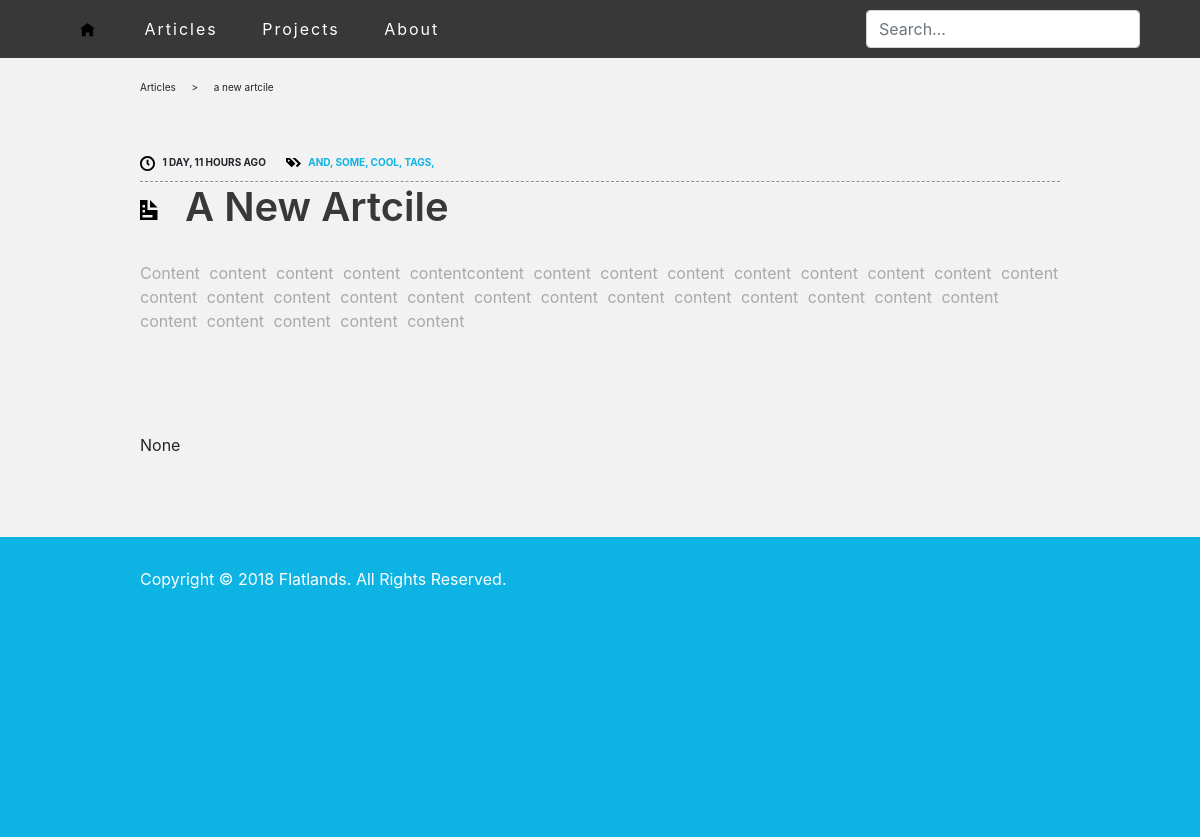
The app's page /articles/1/, older data.
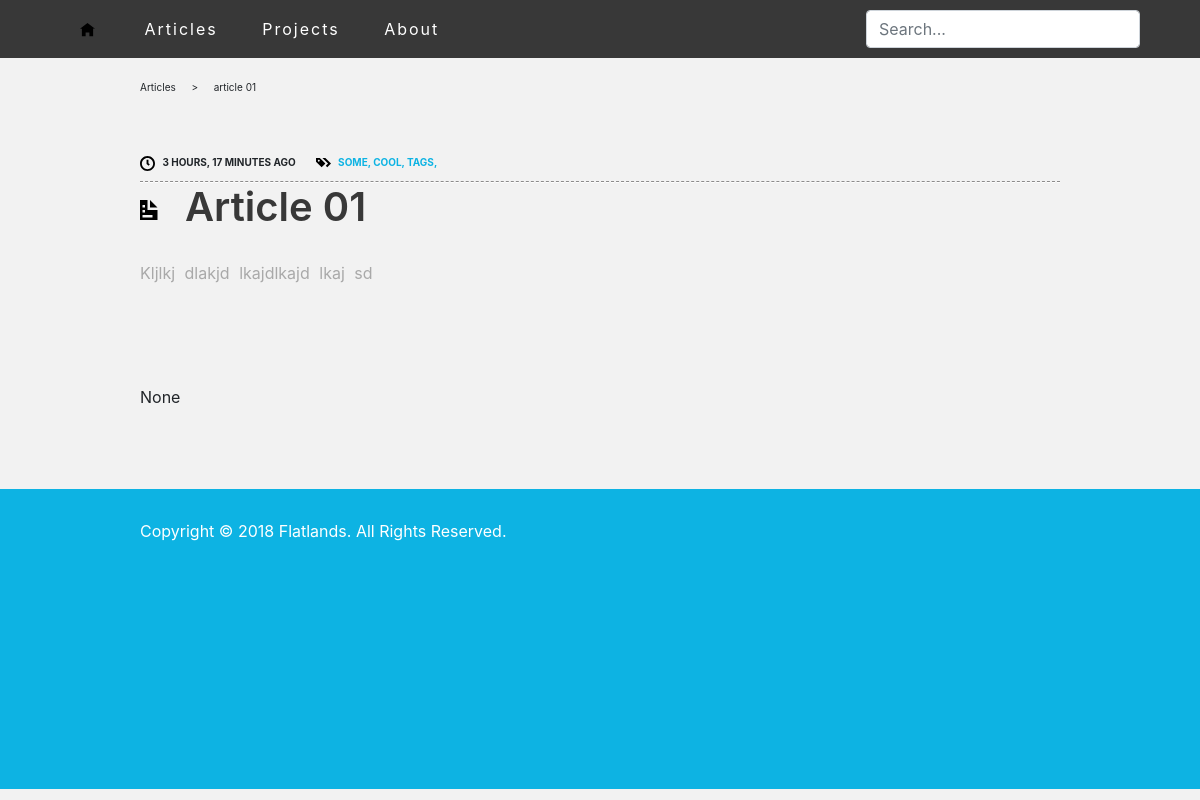
The same page, newer data.
### blog/models.py (models this page shows, shortened)
class Article(models.Model):
    name = models.CharField(max_length=200)
    content = models.CharField(max_length=5000)
    pub_date = models.DateTimeField('date published')
    tags = models.CharField(max_length=200)
    project = models.ForeignKey(Project, on_delete=models.CASCADE, null=True, blank=True)
    def tag_list(self):
        return str(self.tags).split(' ')

### blog/views.py (the view)
# urls.py: path('articles/<int:post_id>/', views.article, name='article'),
def article(request, post_id):
    post = get_object_or_404(Article, pk=post_id)
    return render(request, 'blog/post.html', {'post': post})

### blog/templates/blog/post.html
{% extends "blog/base.html" %}
{% load static %}
{% block content %}
<div id="breadcrumbs">
    Articles &emsp; > &emsp; {{post.name}}
</div>
<div class="bloglistpost">
        <div class="blogpostheader">
            <div class="bloglistpostdate">
                <img class="iconic-svg" src="{% static 'blog/svg/clock.svg' %}" alt="clock icon">
                {{post.pub_date|timesince|upper}} AGO
            </div>
            <div class="bloglistposttags">
                    <img class="iconic-svg" src="{% static 'blog/svg/tags.svg' %}" alt="tags icon">
                {% for tag in post.tag_list %}
                    <a href="">{{tag|upper}}, </a>
                {% endfor %}
            </div>
        </div>
        <div class="bloglistpostname display-4">
                <hr style="margin:0px;margin-top:5px;border-top: 1px dashed #8c8b8b;border-bottom: 1px dashed #fff;">
                <img class="iconic-svg-header" src="{% static 'blog/svg/document.svg' %}" alt="tags icon">&ensp;{{ post.name|title }}
        </div>
        <div class="bloglistpostcontent">
                {{ post.content|capfirst}}
            </div>
    </div>
    {{post.project}}
{% endblock %}

Row changes from the older to the newer data that the page shows:
changed Article "None": name "a new artcile" → "article 01"; pub_date "1 DAY, 11 HOURS" → "3 HOURS, 17 MINUTES"; name "A New Artcile" → "Article 01"; content "Content content content content contentcontent content content content content content content content content content content content content content content content content content content content content content content content content content content" → "Kljlkj dlakjd lkajdlkajd lkaj sd"
Text that changed along with them:
list line gone: "AND ,"
